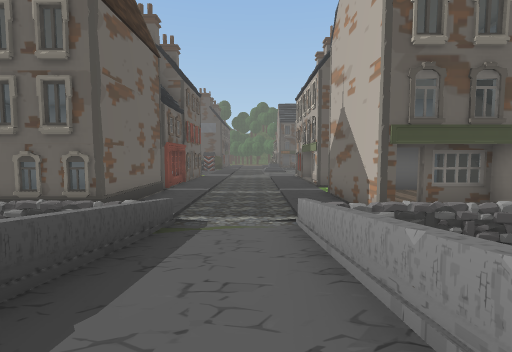
[1] (above)

24 first-person views from a walk through a Unity game level. The camera is 1.4 m above the floor, tilts 4° down and sees 85° across. The floor is counted in squares, 2 m on a side. Each view is taken from the middle of a square. On the plan, view 1 faces up. The plan holds only what a view shows up to about 9 squares ahead; the rest is blank. The place goes on beyond the plan. Some trees and plants on the terrain are drawn as simple stand-ins. Some animated figures are not drawn. Door leaves are left out, so doorways stand open. Some surface patterns are stand-ins.

[2]
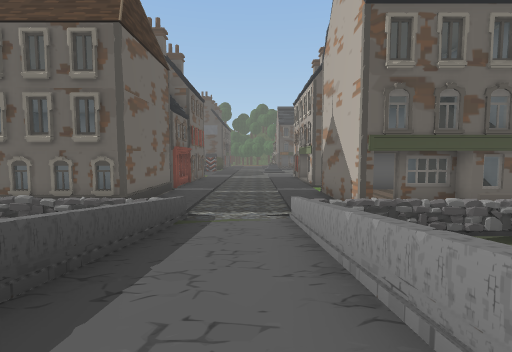

[3]
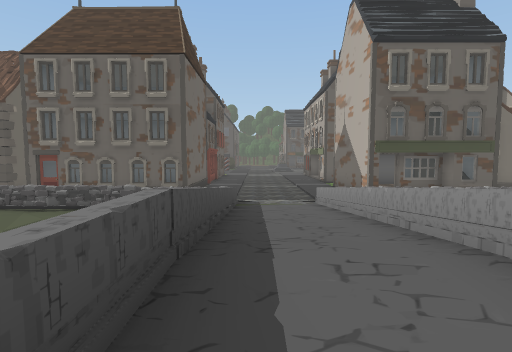

[4]
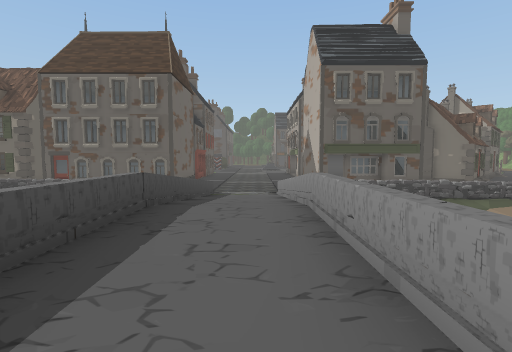

[5]
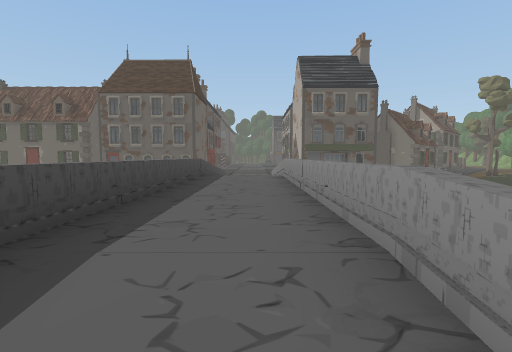

[6]
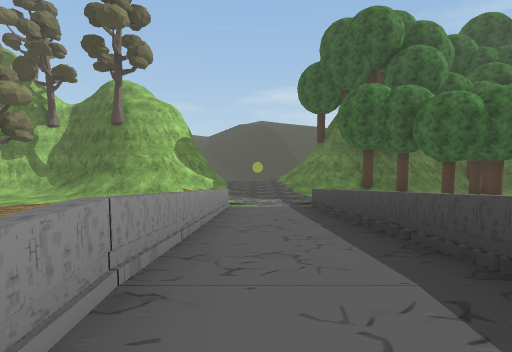

[7]
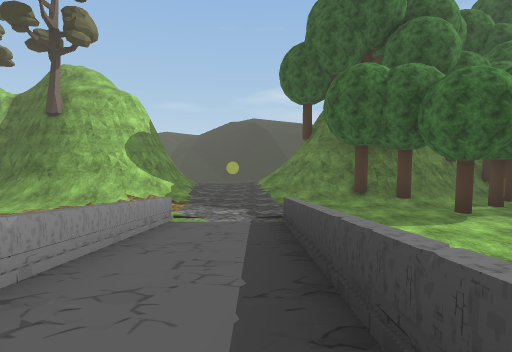

[8]
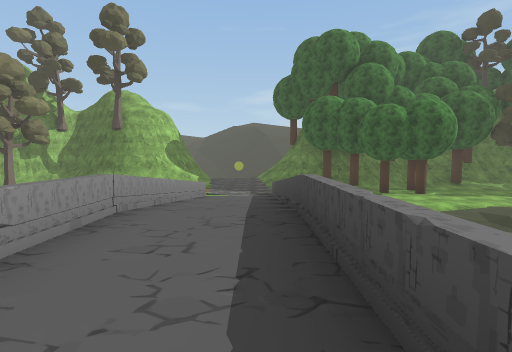

[9]
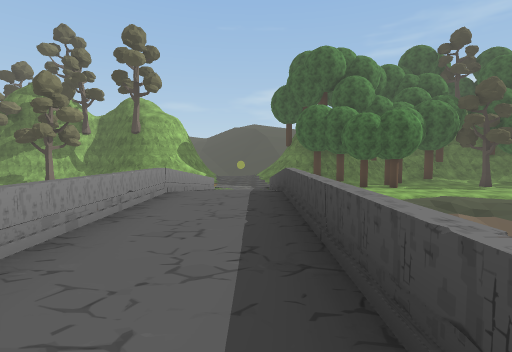

[10]
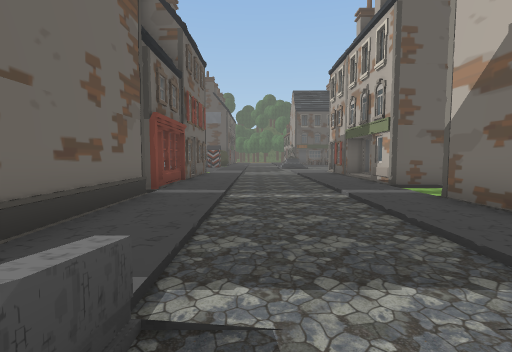

[11]
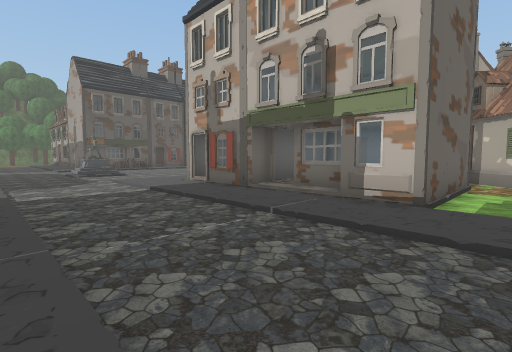

[12]
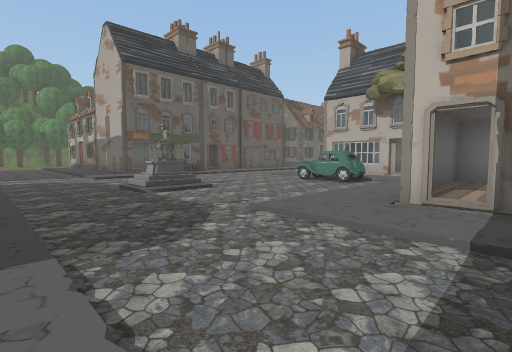

[13]
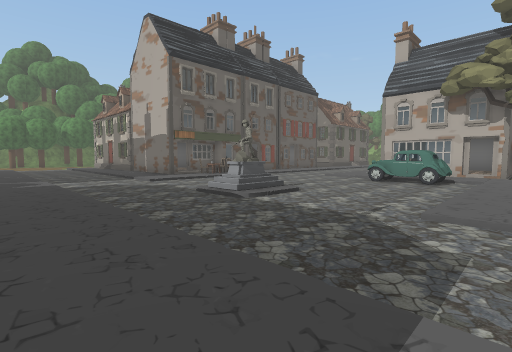

[14]
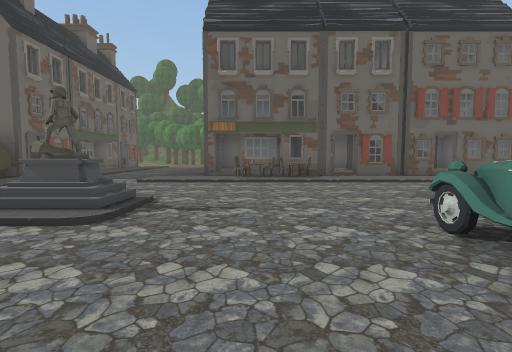

[15]
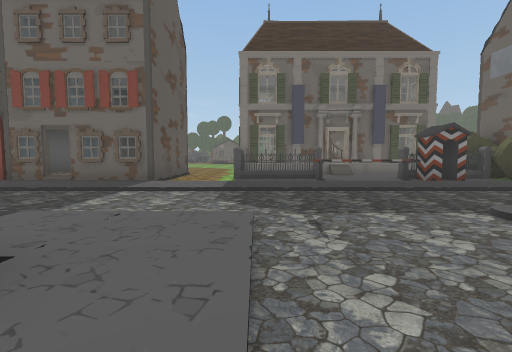

[16]
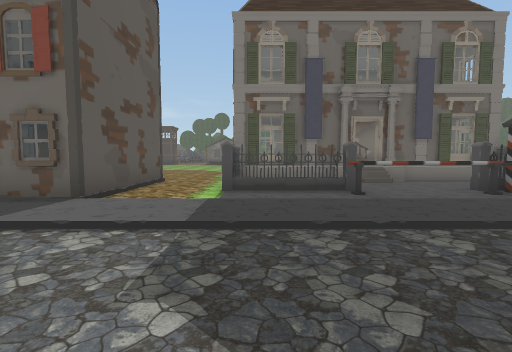

[17]
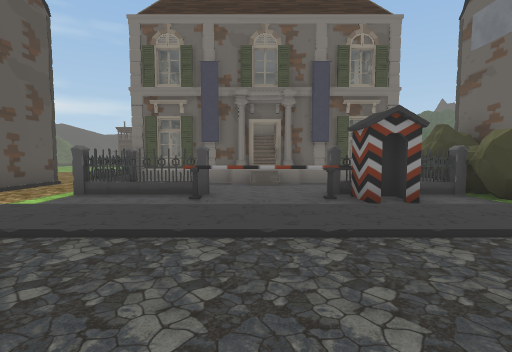

[18]
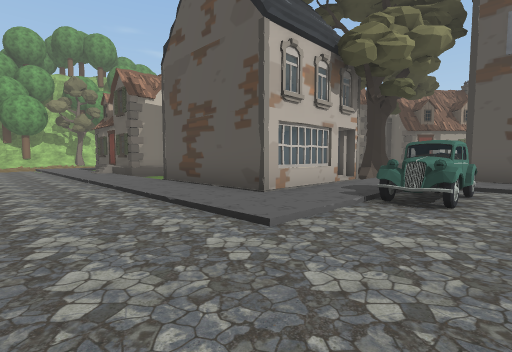

[19]
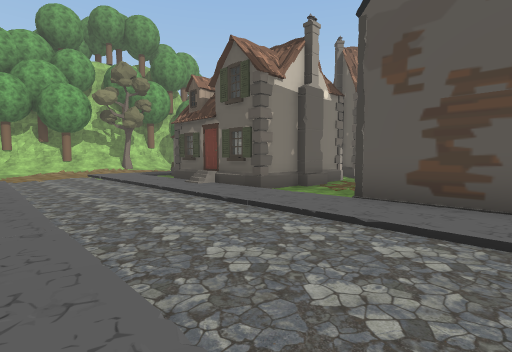

[20]
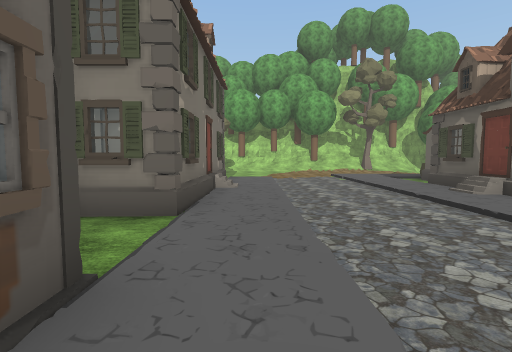

[21]
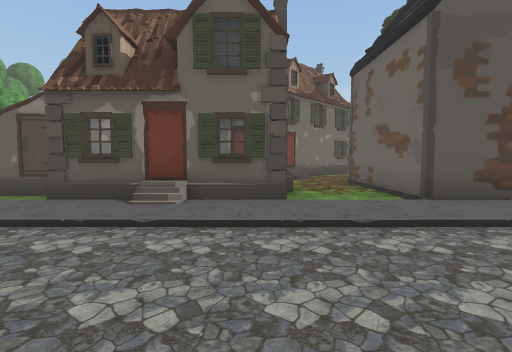

[22]
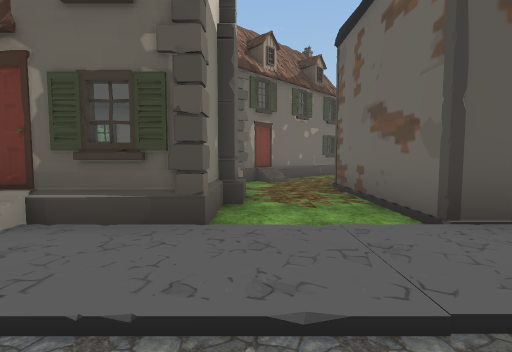

[23]
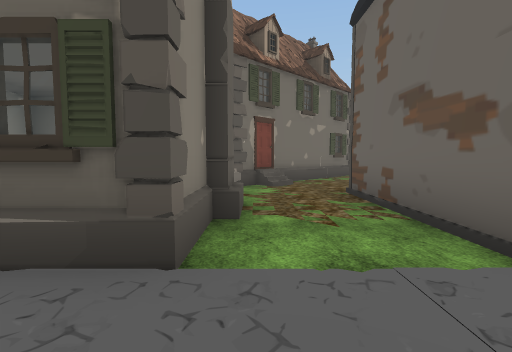

[24]
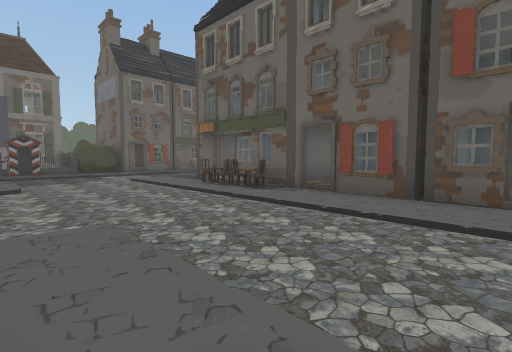

### Floor plan
Key: @ floor where view 1 was taken; # wall or solid block; x gap in a wall; . main floor; : floor 0.25 m higher than the main floor; - floor 0.25 m lower than the main floor; + floor 0.5 m higher than the main floor; * floor 1.25 m higher than the main floor; / step, stairs or slope; D open door; = window, fence, low wall or low ledge; ≈ water the walk keeps out of; B building; T tree; H house; S statue; C car; A table; I chair; F fence; N thing the floor can be seen under or through; O other object.
Columns run from 7 left of view 1 to 20 right of it. Each row starts with its distance up from view 1.
 28    #D.../#OOAID=#D#=//HHHHHH
 27  ####.../.. I...............
 26 O#F#/.......................
 25  .x./.......................
 24 #.FO/.........//////////////
 23 D..N/...SS..../......../=...
 22  ..N/...//...C/.####..HHHH..
 21 #.F//........C/.#  #.HHHHH##
 20 #.#./........C/.#  #.HHHHH
 19 #x#./...///////.D###..HHHH
 18 O.F./.../..... .#   ..
 17 ..../.../DD###  #  ./H#
 16 #####.../.####    ..H+H
 15  #  #.../.####    .HHHH
 14  #  D.../.D  #
 13  ###=.../.=  #
 12    #=.../.=  #
 11     D.../.####.HHH
 10     D.../.....HH
  9 BBBBB.../.####
  8     B.../.#:#
  7     B.../.#:#
  6 BBBBB.../ D=##
  5      ...=   ##
  4 ======//=.....=
  3      =//======-
  2      =//=
  1      ≈//=
  0      ≈/@=
 -1      =**=
 -2      ≈**=
 -3      ≈**=
 -4      =**=
 -5      ≈**=
 -6      ≈**=
 -7      =**=
 -8      =**=
 -9      =//=
-10 //   =//=
-11 //   ///=
-12 .... =//=
-13 .....=..=    ..
-14 TT...=..=  ....T
-15 T......../////..
-16 //TT.....//###/
-17 T###//..//#####

Positions as (right, up) in squares from view 1, and headings:
1: (0, 0), facing up
2: (0, -1), facing up
3: (-1, -3), facing up
4: (0, -5), facing up
5: (0, -9), facing up
6: (0, -6), facing down
7: (-1, -8), facing down
8: (-1, -4), facing down
9: (-1, -2), facing down
10: (-1, 4), facing up
11: (-2, 10), facing up-right
12: (-2, 16), facing up-right
13: (-3, 18), facing up-right
14: (4, 19), facing up
15: (4, 19), facing left
16: (1, 19), facing left
17: (1, 22), facing left
18: (5, 26), facing down-right
19: (10, 27), facing down-right
20: (11, 27), facing right
21: (15, 27), facing down
22: (14, 25), facing down
23: (14, 24), facing down
24: (10, 23), facing up-left
